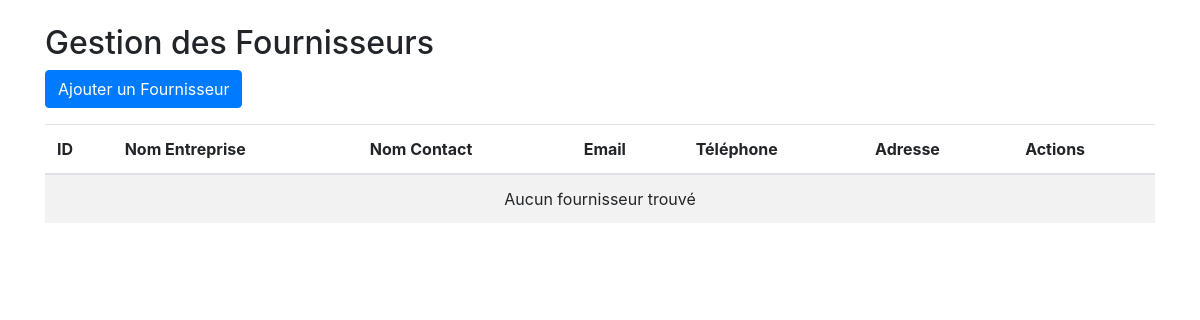
The app's page /admin/suppliers.php, older data.
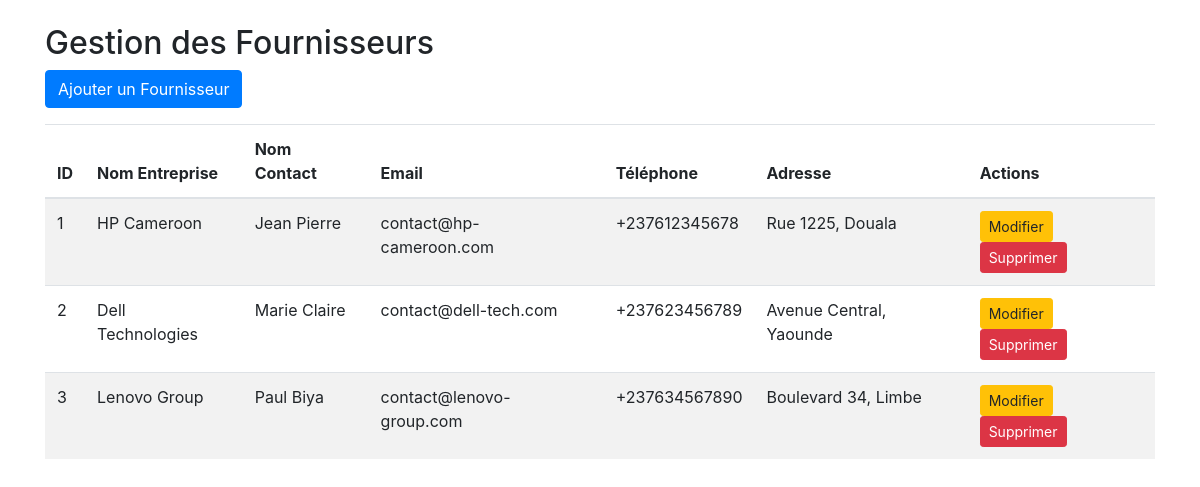
The same page, newer data.
### tables this page shows
CREATE TABLE suppliers (
    supplier_id INT PRIMARY KEY AUTO_INCREMENT,
    company_name VARCHAR(100) NOT NULL,
    contact_name VARCHAR(100) NOT NULL,
    email VARCHAR(100) UNIQUE NOT NULL,
    phone_number VARCHAR(20),
    address TEXT,
    created_at TIMESTAMP DEFAULT CURRENT_TIMESTAMP
);

### admin/suppliers.php (the view, shortened to what this page needs)
<?php
require_once '../DatabaseConnection/db_config.php';
?>
<!DOCTYPE html>
<html lang="fr">
<head>
    <link href="https://stackpath.bootstrapcdn.com/bootstrap/4.5.2/css/bootstrap.min.css" rel="stylesheet">
</head>
<body>
    <div class="container mt-4">
        <h2>Gestion des Fournisseurs</h2>
        <button class="btn btn-primary mb-3" data-toggle="modal" data-target="#supplierModal">Ajouter un Fournisseur</button>
        <table class="table table-striped">
            <thead>
                <tr>
                    <th>ID</th>
                    <th>Nom Entreprise</th>
                    <th>Nom Contact</th>
                    <th>Email</th>
                    <th>Téléphone</th>
                    <th>Adresse</th>
                    <th>Actions</th>
                </tr>
            </thead>
            <tbody id="supplierTable">
                <?php
                $result = $conn->query("SELECT * FROM suppliers ORDER BY supplier_id ASC");
                if ($result->num_rows > 0) {
                    while ($row = $result->fetch_assoc()) {
                        echo "<tr id='supplier-" . $row['supplier_id'] . "'>";
                        echo "<td>" . $row['supplier_id'] . "</td>";
                        echo "<td>" . htmlspecialchars($row['company_name']) . "</td>";
                        echo "<td>" . htmlspecialchars($row['contact_name']) . "</td>";
                        echo "<td>" . htmlspecialchars($row['email']) . "</td>";
                        echo "<td>" . htmlspecialchars($row['phone_number']) . "</td>";
                        echo "<td>" . htmlspecialchars($row['address']) . "</td>";
                        echo "<td>
                            <button class='btn btn-warning btn-sm edit-btn'
                                data-id='" . $row['supplier_id'] . "'
                                data-company='" . htmlspecialchars($row['company_name']) . "'
                                data-contact='" . htmlspecialchars($row['contact_name']) . "'
                                data-email='" . htmlspecialchars($row['email']) . "'
                                data-phone='" . htmlspecialchars($row['phone_number']) . "'
                                data-address='" . htmlspecialchars($row['address']) . "'>
                                Modifier
                            </button>
                            <button class='btn btn-danger btn-sm delete-btn'
                                data-id='" . $row['supplier_id'] . "'>
                                Supprimer
                            </button>
                        </td>";
                        echo "</tr>";
                    }
                } else {
                    echo "<tr><td colspan='7' class='text-center'>Aucun fournisseur trouvé</td></tr>";
                }
                ?>
            </tbody>
        </table>
    </div>
</body>
</html>

Row changes from the older to the newer data that the page shows:
added suppliers: supplier_id "1", company_name "HP Cameroon", contact_name "Jean Pierre", email "contact@hp-cameroon.com", phone_number "+237612345678", address "Rue 1225, Douala"
added suppliers: supplier_id "2", company_name "Dell Technologies", contact_name "Marie Claire", email "contact@dell-tech.com", phone_number "+237623456789", address "Avenue Central, Yaounde"
added suppliers: supplier_id "3", company_name "Lenovo Group", contact_name "Paul Biya", email "contact@lenovo-group.com", phone_number "+237634567890", address "Boulevard 34, Limbe"
Text that changed along with them:
text no longer shown: "Aucun fournisseur trouvé"
